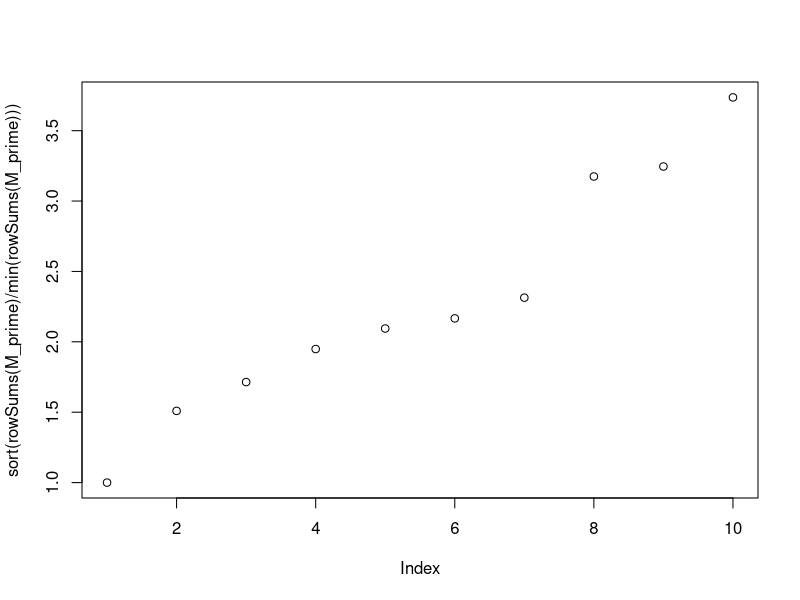
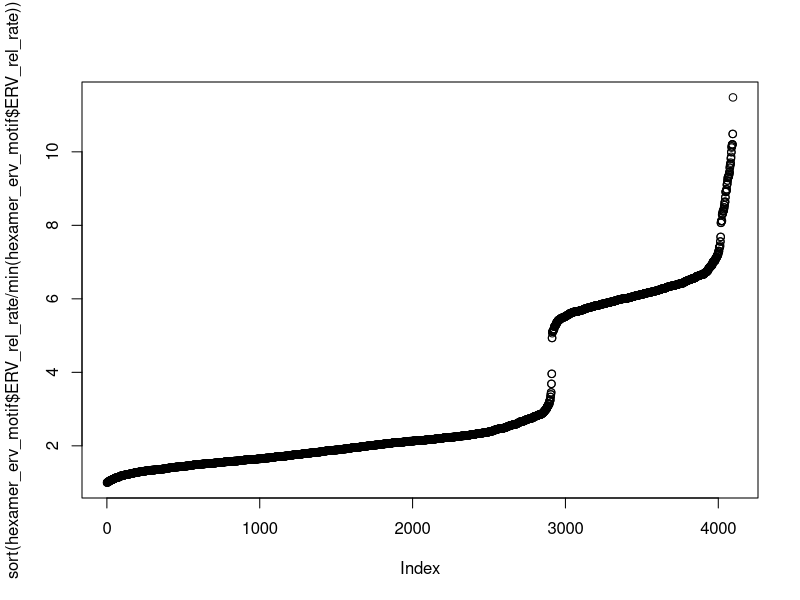

Recreate these plots in R, in order. (Note: this script raises an error after producing the figures.)
library(tidyverse)
# library(MCMCpack)
# library(ramify)

sample_M_double <- function(N, M_mu, M_sigma) {
  # log-normally distributed entries
  M_prime <- matrix(nrow=N, ncol=1)
  for (i in 1:N) {
    M_prime[i, 1] <- exp(rnorm(1, M_mu, M_sigma))
  }
  M <- matrix(nrow=N, ncol=N)
  for (i in 1:N) {
    for (j in 1:N) { 
      if (i != j) {
        M[i, j] <- M_prime[j, 1]*pmax(
          0, exp(rnorm(1, M_mu, M_sigma)))
      }
    }
  }
  for (i in 1:N) {
    M[i, i] <- -sum(M[, i], na.rm=T)
  }
  return(M)
}

# test sampling
M_prime <- sample_M_double(10, 0, 1)
M_prime[M_prime<0] <- 0
rowSums(M_prime)
range(M_prime[M_prime>0])
max(range(M_prime[M_prime>0]))/
  min(range(M_prime[M_prime>0]))
plot(sort(rowSums(M_prime)/min(rowSums(M_prime))))

hexamer_erv_motif <- read_tsv("../data/hexamers_ERVaveraged.txt")
names(hexamer_erv_motif) <- c("wtMotif", "ERV_rel_rate")
plot(sort(hexamer_erv_motif$ERV_rel_rate/
            min(hexamer_erv_motif$ERV_rel_rate)))

# remaining parameters
sample_Q <- function(N, Q_alpha) {
  # symmetric dirichlet distributed
  if (Q_alpha == Inf) { 
    Q <- rep(1/N, N)
  } else {
    Q <- t(rdirichlet(1, rep(Q_alpha, N)))
  }
  return(Q)
}

get_equilibrium_frequencies <- function(N, M, S, Q) {
  E_N <- as.matrix(c(rep(0, N-1), 1))
  M_N <- M; M_N[N, ] <- rep(1, N)
  Q_S <- S*Q
  P_0 <- solve(M_N) %*% E_N
  # analytic derivation
  P <- (1-S)*P_0 + Q_S
  return(P)
}

# constants
N = 20  # 50
M_mu = 0

# initialize
output_list_v2 <- tibble(
  "S"=as.numeric(), "M_sigma"=as.numeric(), "Q_alpha"=as.numeric(), "iter_index"=as.numeric(), 
  "motif_index"=as.numeric(), "motif_exon"=as.numeric(), "motif_intron"=as.numeric(), 
  "motif_ratio"=as.numeric(), "motif_mutrate"=as.numeric(), "motif_ratio_max"=as.numeric())

# iterate
for (S in c(0, 0.05, 0.1, 0.2, 0.4, 0.8)) {
  for (M_sigma in c(0:100)/100) {
  # for (M_sigma in 2**(c(0:40)/5)) {
    for (Q_alpha in c(Inf)) {  # , 10, 1)) { 
      for (i in 1:1) {
        print(c(S, M_sigma, Q_alpha, i))

        # sample parameters
        M <- sample_M_double(N, 0, M_sigma)
        Q <- sample_Q(N, Q_alpha)
        
        # equilibrium frequencies
        P_exon <- get_equilibrium_frequencies(N, M, S, Q)
        P_intron <- get_equilibrium_frequencies(N, M, 0, Q)
        
        # append to output
        for (j in 1:length(P_exon)) {
          output_list_v2 <- bind_rows(output_list_v2, c(
            "S"=S, "M_sigma"=M_sigma, "Q_alpha"=Q_alpha, "iter_index"=i, "motif_index"=j, 
            "motif_exon"=P_exon[j], "motif_intron"=P_intron[j], "motif_ratio"=P_exon[j]/P_intron[j],
            "motif_mutrate"=M[j, j], "mutrate_ratio_max"=max(M[M > 0])/min(M[M > 0])))
        }
      }
    }
  }
}

write_tsv(output_list_v2, "../results/figures/output_list_v2_double.txt")
output_list_v2 <- read_tsv("../results/figures/output_list_v2_double.txt")

# # # original
palette_blue_red <- c("#297bb0", "#a9d4d9", "#f5e090", "#faae61", "#d71d1c")

output_list_v2_temp <- filter(output_list_v2, S!=1) %>% 
  group_by(M_sigma, S, Q_alpha) %>% summarise(
    motif_ratio_0 = quantile(motif_ratio, probs=0/100, na.rm=T), 
    motif_ratio_25 = quantile(motif_ratio, probs=25/100, na.rm=T),
    motif_ratio_50 = quantile(motif_ratio, probs=50/100, na.rm=T),
    motif_ratio_75 = quantile(motif_ratio, probs=75/100, na.rm=T),
    motif_ratio_100 = quantile(motif_ratio, probs=100/100, na.rm=T)) %>% 
  gather(motif_ratio_summary, motif_ratio, motif_ratio_0, 
    motif_ratio_25, motif_ratio_50, motif_ratio_75, 
    motif_ratio_100) %>% 
  mutate(motif_ratio_summary = as.factor(as.numeric(gsub(
    "motif_ratio_", "", motif_ratio_summary))))

output_list_v2_mean <- output_list_v2_temp %>% 
  dplyr::select(M_sigma, S, Q_alpha, motif_ratio_summary, motif_ratio)
write_tsv(output_list_v2_mean, "../results/figures/output_list_v2_mean_double.txt")
output_list_v2_mean <- read_tsv("../results/figures/output_list_v2_mean_double.txt")

# # # revision
output_list_v2_exon_temp <- filter(output_list_v2, S!=1) %>% 
  group_by(M_sigma, S, Q_alpha) %>% summarise(
    motif_exon_0 = quantile(motif_exon, probs=0/100, na.rm=T), 
    motif_exon_25 = quantile(motif_exon, probs=25/100, na.rm=T),
    motif_exon_50 = quantile(motif_exon, probs=50/100, na.rm=T),
    motif_exon_75 = quantile(motif_exon, probs=75/100, na.rm=T),
    motif_exon_100 = quantile(motif_exon, probs=100/100, na.rm=T)) %>% 
  gather(motif_exon_summary, motif_exon, motif_exon_0, 
    motif_exon_25, motif_exon_50, motif_exon_75, 
    motif_exon_100) %>% 
  mutate(motif_exon_summary = as.factor(as.numeric(gsub(
    "motif_exon_", "", motif_exon_summary))))

output_list_v2_exon_mean <- output_list_v2_exon_temp %>% 
  dplyr::select(M_sigma, S, Q_alpha, motif_exon_summary, motif_exon)
write_tsv(output_list_v2_exon_mean, "../results/figures/output_list_v2_exon_mean_double.txt")
output_list_v2_exon_mean <- read_tsv("../results/figures/output_list_v2_exon_mean_double.txt")

# # # revision
output_list_v2_intron_temp <- filter(output_list_v2, S!=1) %>% 
  group_by(M_sigma, S, Q_alpha) %>% summarise(
    motif_intron_0 = quantile(motif_intron, probs=0/100, na.rm=T), 
    motif_intron_25 = quantile(motif_intron, probs=25/100, na.rm=T),
    motif_intron_50 = quantile(motif_intron, probs=50/100, na.rm=T),
    motif_intron_75 = quantile(motif_intron, probs=75/100, na.rm=T),
    motif_intron_100 = quantile(motif_intron, probs=100/100, na.rm=T)) %>% 
  gather(motif_intron_summary, motif_intron, motif_intron_0, 
    motif_intron_25, motif_intron_50, motif_intron_75, 
    motif_intron_100) %>% 
  mutate(motif_intron_summary = as.factor(as.numeric(gsub(
    "motif_intron_", "", motif_intron_summary))))

output_list_v2_intron_mean <- output_list_v2_intron_temp %>% 
  dplyr::select(M_sigma, S, Q_alpha, motif_intron_summary, motif_intron)
write_tsv(output_list_v2_intron_mean, "../results/figures/output_list_v2_intron_mean_double.txt")
output_list_v2_intron_mean <- read_tsv("../results/figures/output_list_v2_intron_mean_double.txt")

# plots
ggplot(output_list_v2_mean) + 
  geom_line(aes(x=M_sigma, y=log2(motif_ratio), color=as.factor(motif_ratio_summary)), 
               position="identity") + theme(aspect.ratio=3) + 
  facet_grid(cols=vars(S)) + 
  xlab("Increasing mutational bias (mb)") + ylab("Exon vs intron motif ratio (log2)") + 
  scale_color_manual(name="Quantile", values=palette_blue_red) + 
  scale_x_continuous(breaks=c(0, 0.5, 1.0), limits=c(-0.1, 1.1))
ggsave("../results/figures/analytical_model_uniform_mean_double_transpose.pdf", width=5, height=5)

ggplot(output_list_v2_exon_mean) + 
  geom_line(aes(x=M_sigma, y=log2(motif_exon), color=as.factor(motif_exon_summary)), 
               position="identity") + theme(aspect.ratio=3) + 
  facet_grid(cols=vars(S)) + 
  xlab("Increasing mutational bias (mb)") + ylab("Exon motif frequency (log2)") + 
  scale_color_manual(name="Quantile", values=palette_blue_red) + 
  scale_x_continuous(breaks=c(0, 0.5, 1.0), limits=c(-0.1, 1.1)) + 
  ylim(log2(min(c(output_list_v2_exon_mean$motif_exon, output_list_v2_intron_mean$motif_intron))), 
    log2(max(c(output_list_v2_exon_mean$motif_exon, output_list_v2_intron_mean$motif_intron))))
ggsave("../results/figures/analytical_model_uniform_mean_double_transpose_exon.pdf", width=5, height=5)

ggplot(output_list_v2_intron_mean) + 
  geom_line(aes(x=M_sigma, y=log2(motif_intron), color=as.factor(motif_intron_summary)), 
               position="identity") + theme(aspect.ratio=3) + 
  facet_grid(cols=vars(S)) + 
  xlab("Increasing mutational bias (mb)") + ylab("Intron motif frequency (log2)") + 
  scale_color_manual(name="Quantile", values=palette_blue_red) + 
  scale_x_continuous(breaks=c(0, 0.5, 1.0), limits=c(-0.1, 1.1)) + 
  ylim(log2(min(c(output_list_v2_exon_mean$motif_exon, output_list_v2_intron_mean$motif_intron))), 
    log2(max(c(output_list_v2_exon_mean$motif_exon, output_list_v2_intron_mean$motif_intron))))
ggsave("../results/figures/analytical_model_uniform_mean_double_transpose_intron.pdf", width=5, height=5)
